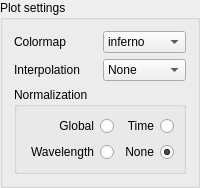
             <widget class="QGroupBox" name="groupBox_7">
              <property name="title">
               <string>Plot settings</string>
              </property>
              <layout class="QVBoxLayout" name="verticalLayout_14">
               <item>
                <layout class="QHBoxLayout" name="horizontalLayout_23">
                 <item>
                  <widget class="QLabel" name="label_21">
                   <property name="text">
                    <string>Colormap</string>
                   </property>
                  </widget>
                 </item>
                 <item>
                  <widget class="QComboBox" name="colormap1_comBox">
                   <item>
                    <property name="text">
                     <string>inferno</string>
                    </property>
                   </item>
                   <item>
                    <property name="text">
                     <string>jet</string>
                    </property>
                   </item>
                   <item>
                    <property name="text">
                     <string>plasma</string>
                    </property>
                   </item>
                   <item>
                    <property name="text">
                     <string>magma</string>
                    </property>
                   </item>
                  </widget>
                 </item>
                </layout>
               </item>
               <item>
                <layout class="QHBoxLayout" name="horizontalLayout_25">
                 <item>
                  <widget class="QLabel" name="label_23">
                   <property name="text">
                    <string>Interpolation</string>
                   </property>
                  </widget>
                 </item>
                 <item>
                  <widget class="QComboBox" name="interpolation1_comBox">
                   <item>
                    <property name="text">
                     <string>None</string>
                    </property>
                   </item>
                   <item>
                    <property name="text">
                     <string>Spline36</string>
                    </property>
                   </item>
                  </widget>
                 </item>
                </layout>
               </item>
               <item>
                <widget class="QGroupBox" name="groupBox_4">
                 <property name="title">
                  <string>Normalization</string>
                 </property>
                 <layout class="QGridLayout" name="gridLayout">
                  <item row="0" column="0">
                   <widget class="QRadioButton" name="global_norm_radBut">
                    <property name="layoutDirection">
                     <enum>Qt::RightToLeft</enum>
                    </property>
                    <property name="text">
                     <string>Global</string>
                    </property>
                   </widget>
                  </item>
                  <item row="0" column="1">
                   <widget class="QRadioButton" name="time_norm_radBut">
                    <property name="layoutDirection">
                     <enum>Qt::RightToLeft</enum>
                    </property>
                    <property name="text">
                     <string>Time</string>
                    </property>
                   </widget>
                  </item>
                  <item row="1" column="0">
                   <widget class="QRadioButton" name="wavelen_norm_radBut">
                    <property name="layoutDirection">
                     <enum>Qt::RightToLeft</enum>
                    </property>
                    <property name="text">
                     <string>Wavelength</string>
                    </property>
                   </widget>
                  </item>
                  <item row="1" column="1">
                   <widget class="QRadioButton" name="none_norm_radBut">
                    <property name="layoutDirection">
                     <enum>Qt::RightToLeft</enum>
                    </property>
                    <property name="text">
                     <string>None</string>
                    </property>
                    <property name="checked">
                     <bool>true</bool>
                    </property>
                   </widget>
                  </item>
                 </layout>
                </widget>
               </item>
              </layout>
             </widget>
